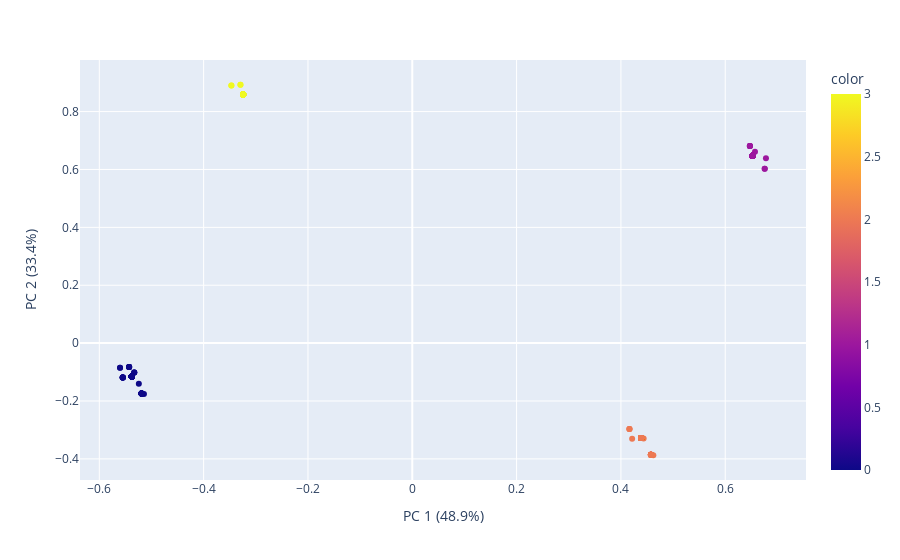

The notebook cell saved with this chart:
### Code cell
pca_services_2 = PCA(n_components=2)
components_services_2 = pca_services_2.fit_transform(df_services.drop('cluster', axis=1))

labels = {
    str(i): f"PC {i+1} ({var:.1f}%)"
    for i, var in enumerate(pca_services_2.explained_variance_ratio_ * 100)
}

fig = px.scatter(components_services_2, x=0, y=1, color=y_km_services_2, labels=labels)
fig.show()

### Figure 1 — Plotly figure (JSON) as saved in the notebook; plotly's stock layout.template omitted (floating-point values rounded to 4 significant figures; data arrays with more than 128 entries replaced by an {"elided": "..."} marker saying what was removed)
{"data": [{"hovertemplate": "PC 1 (48.9%)=%{x}<br>PC 2 (33.4%)=%{y}<br>color=%{marker.color}<extra></extra>", "legendgroup": "", "marker": {"color": {"elided": "912 int values"}, "coloraxis": "coloraxis", "symbol": "circle"}, "mode": "markers", "name": "", "orientation": "v", "showlegend": false, "type": "scatter", "x": {"elided": "912 float values"}, "xaxis": "x", "y": {"elided": "912 float values"}, "yaxis": "y"}], "layout": {"coloraxis": {"colorbar": {"title": {"text": "color"}}, "colorscale": [[0, "#0d0887"], [0.1111, "#46039f"], [0.2222, "#7201a8"], [0.3333, "#9c179e"], [0.4444, "#bd3786"], [0.5556, "#d8576b"], [0.6667, "#ed7953"], [0.7778, "#fb9f3a"], [0.8889, "#fdca26"], [1, "#f0f921"]]}, "legend": {"tracegroupgap": 0}, "margin": {"t": 60}, "xaxis": {"anchor": "y", "domain": [0, 1], "title": {"text": "PC 1 (48.9%)"}}, "yaxis": {"anchor": "x", "domain": [0, 1], "title": {"text": "PC 2 (33.4%)"}}}}
